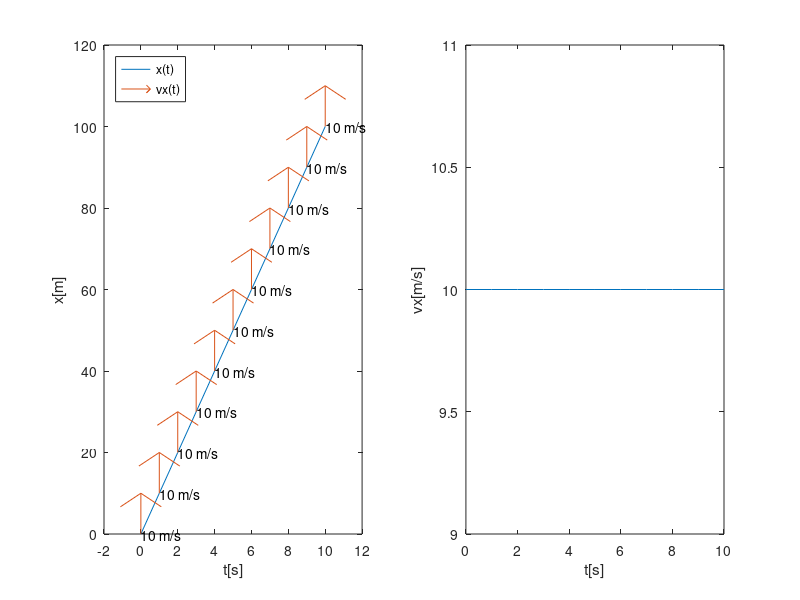

The MATLAB script that drew this image:
vx = 10
t = [0:10]
x = vx .* t
t2 = [0 0 0 0 0 0 0 0 0 0 0]
x2 = [10 10 10 10 10 10 10 10 10 10 10]
subplot(1,2,1)
plot(t,x)
hold on
quiver(t(1:11), x(1:11), t2, x2, 0)
xlabel("t[s]")
ylabel("x[m]")
text(t(1:11), x(1:11), "10 m/s")
legend({"x(t)", "vx(t)"},'Location','northwest')
subplot(1,2,2)
plot(t,x2)
xlabel("t[s]")
ylabel("vx[m/s]")